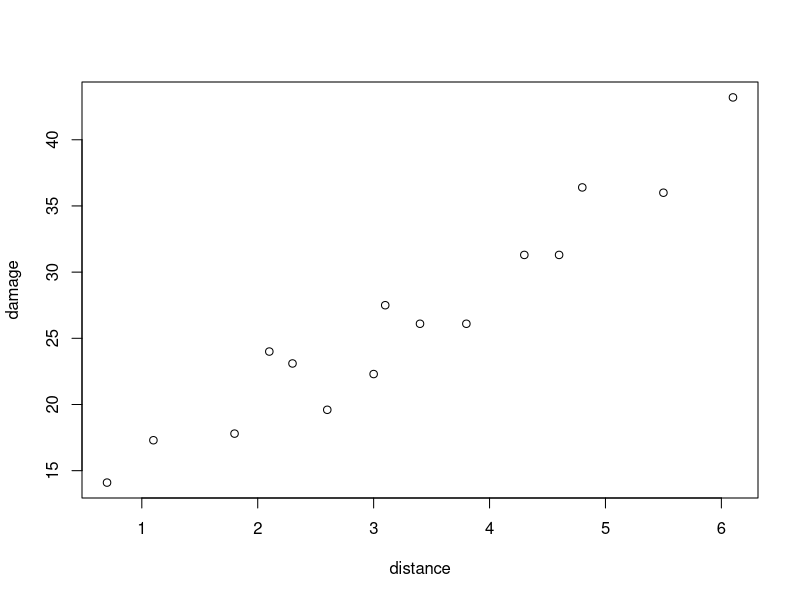
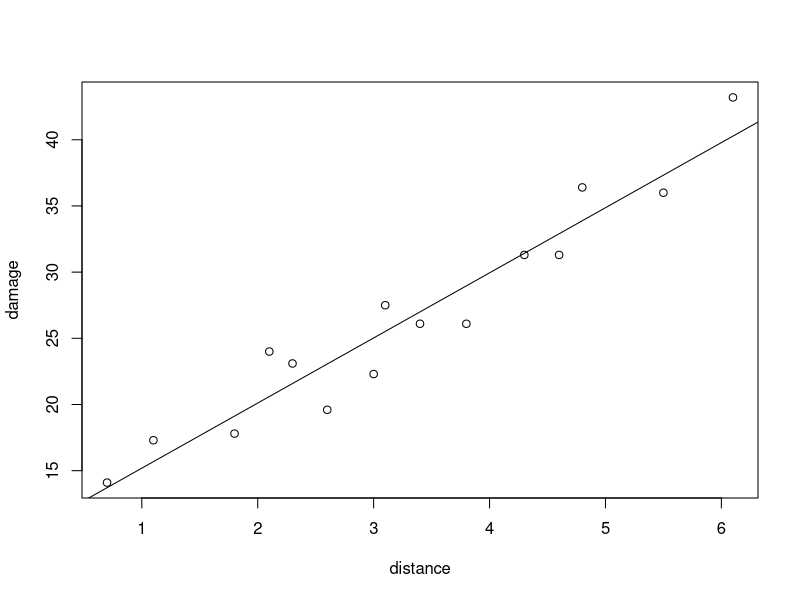
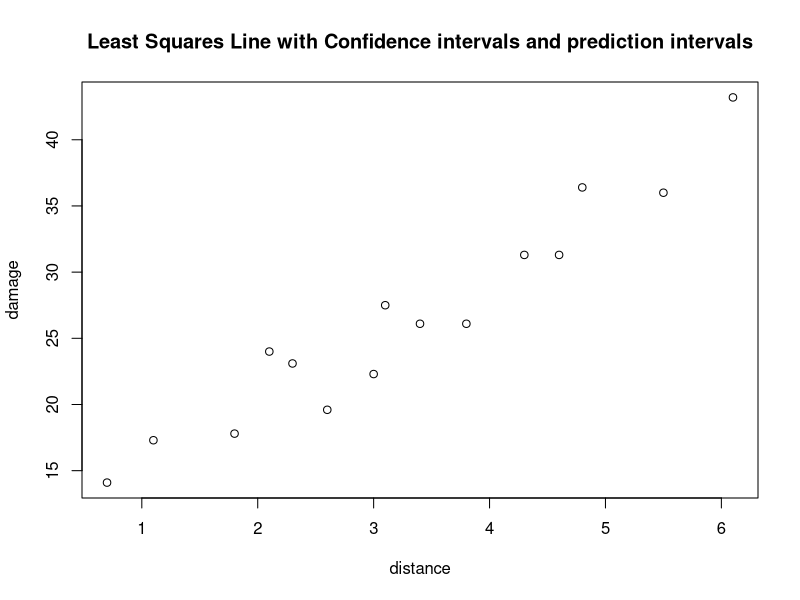

Write R code to recreate these figures, in order. (Note: this script raises an error after producing the figures.)

# Create the matrix

distance <-c(3.4, 1.8, 4.6, 2.3, 3.1, 5.5, .7, 3.0, 2.6, 4.3, 2.1, 1.1, 6.1, 4.8, 3.8)

damage <- c(26.1, 17.8, 31.3, 23.1, 27.5, 36.0, 14.1, 22.3, 19.6, 31.3, 24.0, 17.3, 43.2, 36.4, 26.1)

fd <- data.frame(distance, damage)

# Basic Plot -  y is damage, x is distance
plot(distance, damage)

# Correlation 
cor(distance, damage)

# Part 1
# Build the model
# damage <- gradient(x) + intercept
fit <- lm(damage ~ distance)

#plot(fit)

# display model gradient and intercept
fit

# Part 2 & 3
# plot with regression line 
plot(distance, damage)
abline(fit)

# Part 4
summary(fit)

# Part 5
# The t-value t-is a measure of how many standard deviations our coefficient estimate is far away from 0
# T value far above 0 indicating a relationship exists 

# Likewise a small p-value indicates there is a relationship between distance and damage

# T & P values of data
#t.test(distance, damage)


# Part 6
# News values for distance (x)
newData <- c(0.5, 1.5, 2.5, 3.5)


# Predictions for new observations
predict(fit,data.frame(distance=newData, interval="confidence"))


# Part 7
# confidence level parameters for 95%
confint(fit, level=0.95)


# Part 8
# Predictions and confidence intervals for new data
predict(fit,data.frame(distance=(c(0.5, 3, 5))), interval="confidence")


# Part 9 
# Predictions and predictions intervals for new data
predict(fit,data.frame(distance=(c(0.5, 3, 5))), interval="prediction")


# Part 10
# Prediction intervals are always wider than confidence

# Part 11

# Prediction with confidence & prediction intervals
plot(distance, damage, xlab="distance", ylab = "damage", main = "Least Squares Line with Confidence intervals and prediction intervals")
predict_c = predict(fit,newDist,interval="confidence")
predict_p = predict(fit,newDist,interval="prediction")
abline(fit)
plotLine <- data.frame(distance=seq(0,6.5,length=65)) # dummy plotline to show intervals 
lines(plotLine$distance,predict_c[,"lwr"],col="firebrick", type="b",pch="+")
lines(plotLine$distance,predict_c[,"upr"],col="firebrick", type="b",pch="+")
lines(plotLine$distance,predict_p[,"upr"],col="midnightblue", type="b",pch="*")
lines(plotLine$distance,predict_p[,"lwr"],col="midnightblue",type="b",pch="*")
